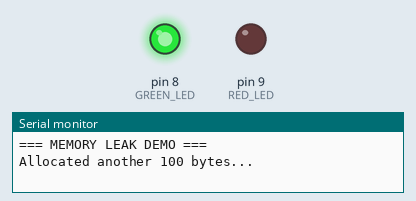
Recording of a sketch running on a simulated Arduino Uno, built with avr-gcc and run on an emulated ATmega328P. Shown: output pins drawn as LEDs (lit = HIGH), the last lines printed to the serial monitor. At 75.4 s the program stops and its outputs stay as they are.

Above: at 0.1 s.
At 75.4 s:
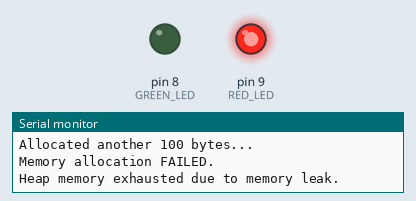
Timing chart, 0 to 76.9 s (numbered marks = the images above):
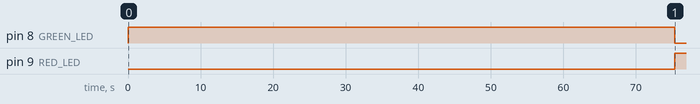

Measured:
- by itself, pin 8 (GREEN_LED): HIGH → LOW at 75.3 s
- by itself, pin 9 (RED_LED): LOW → HIGH at 75.3 s

The sketch:

memory_leak.ino
```cpp
/*
 * MEMORY LEAK DEMO
 * This code was created with help from AI
 * Green LED (Pin 8):
 *   Heap memory is still available.
 *
 * Red LED (Pin 9):
 *   Heap memory has been exhausted due to a memory leak.
 */

#include <stdlib.h>

const int GREEN_LED = 8;
const int RED_LED = 9;

void setup() {

  Serial.begin(9600);

  pinMode(GREEN_LED, OUTPUT);
  pinMode(RED_LED, OUTPUT);

  digitalWrite(GREEN_LED, HIGH);
  digitalWrite(RED_LED, LOW);

  Serial.println("=== MEMORY LEAK DEMO ===");
}

void loop() {

  // Allocate 100 bytes from the heap
  char *buffer = (char *)malloc(100);

  // If malloc() fails, the heap has been exhausted
  if (buffer == NULL) {

    digitalWrite(GREEN_LED, LOW);
    digitalWrite(RED_LED, HIGH);

    Serial.println("Memory allocation FAILED.");
    Serial.println("Heap memory exhausted due to memory leak.");

    // Stop the program
    while (true) {
    }
  }

  // Fill the allocated memory (optional, just to use it)
  for (int i = 0; i < 100; i++) {
    buffer[i] = 'A';
  }

  // IMPORTANT:
  // We intentionally DO NOT call:
  // free(buffer);
  //
  // This creates the memory leak.

  Serial.println("Allocated another 100 bytes...");

  // Wait about 250 ms before leaking another block.
  // After roughly 20 allocations (~2000 bytes),
  // the Arduino Uno's 2 KB SRAM will be exhausted,
  // taking about 5 seconds.
  delay(250);
}
```
